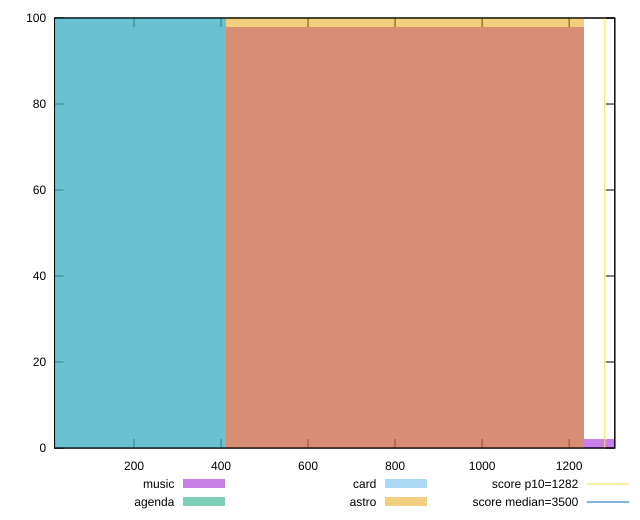

The gnuplot source for this figure:
reset

$music <<EOF
822.312229802063 98
1644.624459604126 2
EOF

$agenda <<EOF
0 100
EOF

$card <<EOF
0 100
EOF

$astro <<EOF
822.312229802063 100
EOF

set key outside below
set boxwidth 822.312229802063
set xrange [17.36:1305.0000000000025]
set yrange [0:100]
set trange [0:100]
set style fill transparent solid 0.5 noborder

set parametric
set terminal svg size 640, 520 enhanced background rgb 'white'
set output "reports/report_00031_2021-02-24T23-18-18.084Z/bootup-time/comparison/histogram/all_raw.svg"

plot $music title "music" with boxes, \
     $agenda title "agenda" with boxes, \
     $card title "card" with boxes, \
     $astro title "astro" with boxes, \
     1282,t title "score p10=1282", \
     3500,t title "score median=3500"

reset
